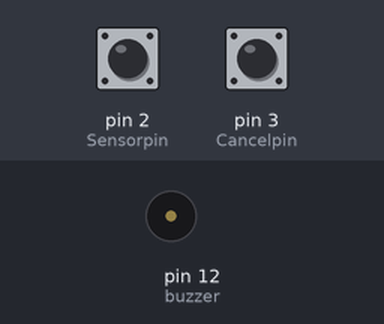
Recording of a sketch running on a simulated Arduino Uno, built with avr-gcc and run on an emulated ATmega328P. Parts: buzzer (waves = sounding). The inputs (shaded band) are chosen by the test bench; at power-on: pin 2 (Sensorpin) LOW, pin 3 (Cancelpin) LOW.

Above: at 1.2 s.
1.3 s: pin 2 (Sensorpin) driven HIGH
At 2.2 s:
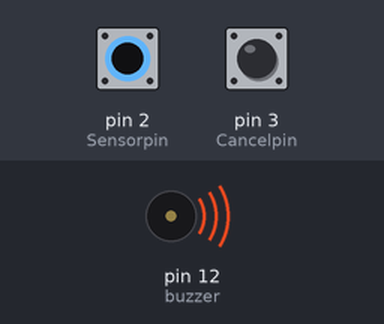
2.9 s: pin 3 (Cancelpin) driven HIGH
At 4.1 s:
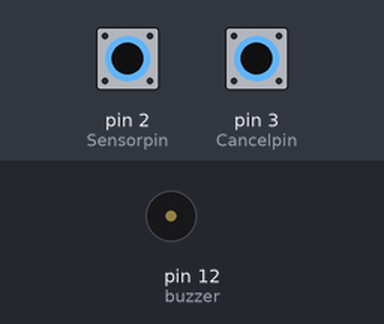
Timing chart, 0 to 5.9 s (numbered marks = the images above; inputs shaded):
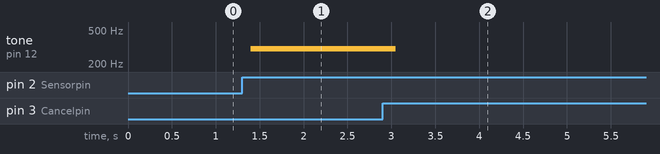

Measured:
- after the input at 1.3 s, tone on pin 12 (buzzer): silent → 301 Hz after 0.10 s
- after the input at 2.9 s, tone on pin 12 (buzzer): 301 Hz → silent after 0.15 s

The sketch:

sketch.ino
```cpp
int Sensorpin = 2;
int Cancelpin = 3;
int Ledpin = 13;

bool pressed = false;

void press()
{
  pressed = true;
  digitalWrite(Ledpin, HIGH);
}

void pause()
{
  digitalWrite(Ledpin, LOW);
  pressed = false;
}

void setup()
{
  Serial.begin(9600);

  pinMode(Sensorpin,INPUT);
  pinMode(Cancelpin,INPUT);
  pinMode(Ledpin,INPUT);

  attachInterrupt(digitalPinToInterrupt(Sensorpin),press,RISING);
  attachInterrupt(digitalPinToInterrupt(Cancelpin),pause,RISING);
}

void loop()
{
  if(pressed == true)
  {
    tone(12, 301, 250);
  }
  delay(200);
}
```
